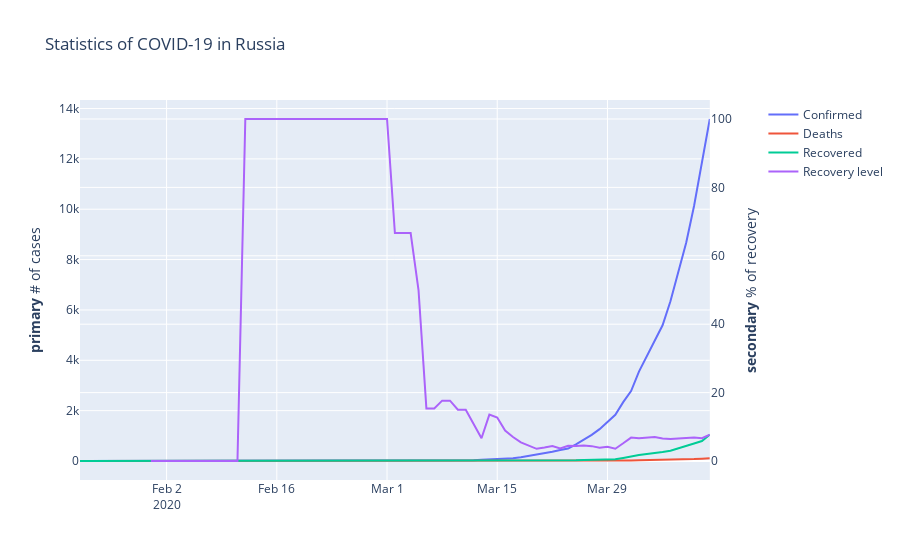

Here is the notebook cell this chart was saved with:
### Code cell
create_plotly_with_secondary_axis(corona_russia_stat)
